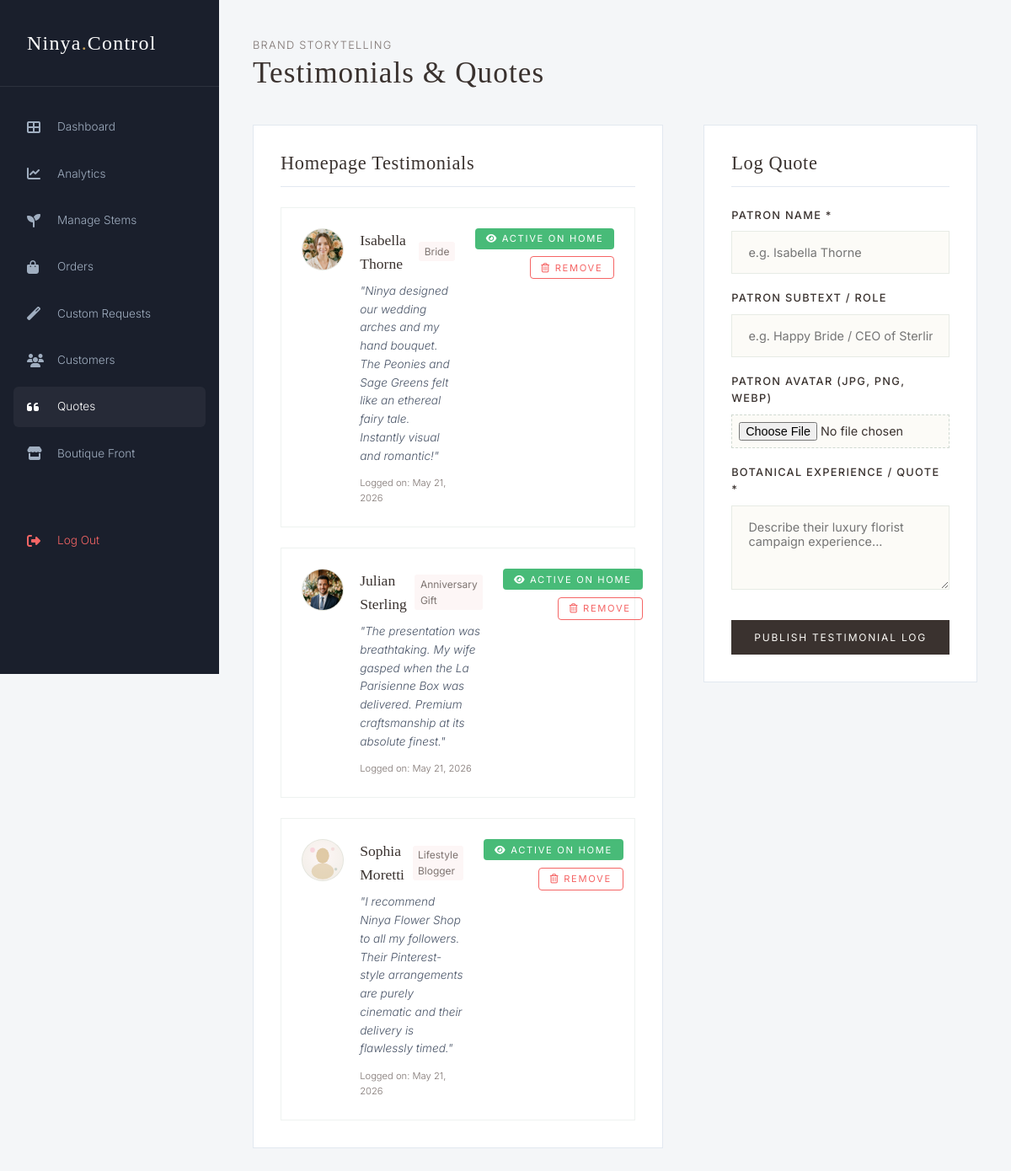
Screenshot of /admin/testimonials.php (signed in) with the database file from the repository.
### tables this page shows
CREATE TABLE testimonials (
    id INT AUTO_INCREMENT PRIMARY KEY,
    name VARCHAR(100) NOT NULL,
    role VARCHAR(100) NULL,
    quote TEXT NOT NULL,
    avatar_url VARCHAR(255) NULL,
    is_active TINYINT(1) DEFAULT 1,
    created_at TIMESTAMP DEFAULT CURRENT_TIMESTAMP
);

### includes/helpers.php (called while the page is built, shortened)
<?php
function e($val) {
    return htmlspecialchars($val ?? '', ENT_QUOTES, 'UTF-8');
}

### admin/testimonials.php (the view, shortened to what this page needs)
<?php
require_once __DIR__ . '/../includes/helpers.php';
require_once __DIR__ . '/../includes/auth.php';
$testimonials = [];
try {
    $stmt = $pdo->query("SELECT * FROM testimonials ORDER BY created_at DESC");
    $testimonials = $stmt->fetchAll();
} catch (PDOException $e) {
    $testimonials = [];
}
?>
<!DOCTYPE html>
<html lang="en">
<head>
    <link rel="stylesheet" href="../assets/css/main.css">
    <link rel="stylesheet" href="../assets/css/admin.css">
</head>
<body class="admin-body">
    <div class="admin-layout">
        <aside class="admin-sidebar">
            <div class="admin-sidebar-header">
                Ninya<span>.</span>Control
            </div>
            <ul class="admin-menu">
                <li><a href="dashboard.php" class="admin-menu-link"><i class="fas fa-th-large"></i> <span>Dashboard</span></a></li>
                <li><a href="analytics.php" class="admin-menu-link"><i class="fas fa-chart-line"></i> <span>Analytics</span></a></li>
                <li><a href="bouquets.php" class="admin-menu-link"><i class="fas fa-seedling"></i> <span>Manage Stems</span></a></li>
                <li><a href="orders.php" class="admin-menu-link"><i class="fas fa-shopping-bag"></i> <span>Orders</span></a></li>
                <li><a href="custom-requests.php" class="admin-menu-link"><i class="fas fa-magic"></i> <span>Custom Requests</span></a></li>
                <li><a href="customers.php" class="admin-menu-link"><i class="fas fa-users"></i> <span>Customers</span></a></li>
                <li><a href="testimonials.php" class="admin-menu-link active"><i class="fas fa-quote-left"></i> <span>Quotes</span></a></li>
                <li><a href="../index.php" class="admin-menu-link"><i class="fas fa-store"></i> <span>Boutique Front</span></a></li>
                <li><a href="../logout.php" class="admin-menu-link" style="margin-top: 3rem; color: #f56565;"><i class="fas fa-sign-out-alt"></i> <span>Log Out</span></a></li>
            </ul>
        </aside>
        <main class="admin-content">
            <header class="admin-header">
                <div>
                    <span style="font-size: 0.8rem; text-transform: uppercase; letter-spacing: 0.1em; color: var(--text-muted);">Brand Storytelling</span>
                    <h1 class="admin-title">Testimonials & Quotes</h1>
                </div>
            </header>
            <div style="display: grid; grid-template-columns: 1.5fr 1fr; gap: 3rem; align-items: start;">
                <div class="admin-card">
                    <h3 style="font-family: var(--font-serif); font-size: 1.4rem; color: var(--text-charcoal); border-bottom: 1px solid var(--admin-border); padding-bottom: 0.8rem; margin-bottom: 1.5rem;">
                        Homepage Testimonials
                    </h3>
                    <div style="display: flex; flex-direction: column; gap: 1.5rem;">
                        <?php if (!empty($testimonials)): ?>
                            <?php foreach ($testimonials as $test): ?>
                                <div style="border: var(--border-soft); background-color: var(--bg-white); padding: 1.5rem; display: flex; gap: 1.5rem; justify-content: space-between; align-items: start;">
                                    <div style="display: flex; gap: 1.2rem; align-items: start;">
                                        <div style="width: 50px; height: 50px; border-radius: 50%; overflow: hidden; background-color: var(--champagne); flex-shrink: 0; border: var(--border-soft);">
                                            <img src="../<?php echo e($test['avatar_url'] ?: 'assets/images/testimonial_1.jpg'); ?>" alt="" style="width: 100%; height: 100%; object-fit: cover;">
                                        </div>
                                        <div>
                                            <div style="font-family: var(--font-serif); font-size: 1.1rem; color: var(--text-charcoal); font-weight: 500; display: flex; align-items: center; gap: 0.6rem;">
                                                <?php echo e($test['name']); ?>
                                                <?php if ($test['role']): ?>
                                                    <span style="font-family: var(--font-sans); font-size: 0.75rem; font-weight: normal; color: var(--text-muted); background-color: var(--primary-blush); padding: 0.1rem 0.4rem; border-radius: 3px;"><?php echo e($test['role']); ?></span>
                                                <?php endif; ?>
                                            </div>
                                            <p style="font-size: 0.85rem; font-style: italic; color: #4A5568; line-height: 1.6; margin-top: 0.5rem; position: relative;">
                                                "<?php echo e($test['quote']); ?>"
                                            </p>
                                            <span style="font-size: 0.7rem; color: var(--text-muted); display: block; margin-top: 0.8rem;">Logged on: <?php echo date('M d, Y', strtotime($test['created_at'])); ?></span>
                                        </div>
                                    </div>
                                    <div style="display: flex; flex-direction: column; gap: 0.5rem; flex-shrink: 0; align-items: flex-end;">
                                        <form action="testimonials.php" method="POST">
                                            <?php if ($test['is_active'] === 1): ?>
                                                <button type="submit" class="btn" style="background-color: var(--success); color: var(--bg-white); font-size: 0.7rem; padding: 0.35rem 0.8rem; border-radius: 4px; display: flex; align-items: center; gap: 0.3rem;">
                                                    <i class="fas fa-eye"></i> Active on Home
                                                </button>
                                            <?php else: ?>
                                                <button type="submit" class="btn" style="background-color: var(--text-muted); color: var(--bg-white); font-size: 0.7rem; padding: 0.35rem 0.8rem; border-radius: 4px; display: flex; align-items: center; gap: 0.3rem;">
                                                    <i class="fas fa-eye-slash"></i> Hidden
                                                </button>
                                            <?php endif; ?>
                                        </form>
                                        <form action="testimonials.php" method="POST" onsubmit="return confirm('Are you sure you want to permanently remove this quote from your site?');">
                                            <button type="submit" class="btn" style="background-color: transparent; border: 1px solid var(--danger); color: var(--danger); font-size: 0.7rem; padding: 0.35rem 0.8rem; border-radius: 4px;">
                                                <i class="far fa-trash-alt"></i> Remove
                                            </button>
                                        </form>
                                    </div>
                                </div>
                            <?php endforeach; ?>
                        <?php else: ?>
                            <div style="text-align: center; color: var(--text-muted); font-style: italic; padding: 3rem;">
                                No testimonials have been registered.
                            </div>
                        <?php endif; ?>
                    </div>
                </div>
                <div class="admin-card">
                    <h3 style="font-family: var(--font-serif); font-size: 1.4rem; color: var(--text-charcoal); border-bottom: 1px solid var(--admin-border); padding-bottom: 0.8rem; margin-bottom: 1.5rem;">
                        Log Quote
                    </h3>
                    <form action="testimonials.php" method="POST" enctype="multipart/form-data">
                        <div class="form-group" style="margin-bottom: 1.2rem;">
                            <label class="form-label" for="name">Patron Name *</label>
                            <input type="text" id="name" name="name" required placeholder="e.g. Isabella Thorne" class="form-control" style="background-color: var(--bg-warm);">
                        </div>
                        <div class="form-group" style="margin-bottom: 1.2rem;">
                            <label class="form-label" for="role">Patron Subtext / Role</label>
                            <input type="text" id="role" name="role" placeholder="e.g. Happy Bride / CEO of Sterling Corp" class="form-control" style="background-color: var(--bg-warm);">
                        </div>
                        <div class="form-group" style="margin-bottom: 1.2rem;">
                            <label class="form-label" for="avatar">Patron Avatar (JPG, PNG, WEBP)</label>
                            <input type="file" id="avatar" name="avatar" class="form-control" style="border: 1px dashed rgba(143,168,155,0.4); padding: 0.5rem; background-color: var(--bg-warm);">
                        </div>
                        <div class="form-group" style="margin-bottom: 1.8rem;">
                            <label class="form-label" for="quote">Botanical Experience / Quote *</label>
                            <textarea id="quote" name="quote" required placeholder="Describe their luxury florist campaign experience..." class="form-control" style="background-color: var(--bg-warm); min-height: 100px;"></textarea>
                        </div>
                        <button type="submit" class="btn btn-primary" style="display: block; width: 100%; font-size: 0.75rem; padding: 0.8rem;">
                            Publish Testimonial Log
                        </button>
                    </form>
                </div>
            </div>
        </main>
    </div>
    <link rel="stylesheet" href="https://cdnjs.cloudflare.com/ajax/libs/font-awesome/6.4.0/css/all.min.css">
</body>
</html>

### assets/css/main.css (style rules this page uses)
:root { --bg-warm: #FCFBF7; --bg-white: #FFFFFF; --primary-blush: #FDF6F6; --accent-blush: #F6D6D6; --sage-green: #8FA89B; --sage-light: #EBF1EB; --champagne: #F3EFE9; --gold: #C5A059; --gold-hover: #D4AF37; --text-charcoal: #3A322F; --text-muted: #7E7471; --text-white: #FFFFFF; --shadow-soft: 0 10px 30px rgba(58, 50, 47, 0.04); --shadow-hover: 0 15px 40px rgba(58, 50, 47, 0.09); --border-soft: 1px solid rgba(143, 168, 155, 0.15); --border-beige: 1px solid rgba(243, 239, 233, 0.9); --font-serif: 'Cormorant Garamond', Georgia, serif; --font-sans: 'Inter', system-ui, -apple-system, sans-serif; --transition-smooth: all 0.5s cubic-bezier(0.25, 1, 0.5, 1); --transition-fast: all 0.25s ease; }
* { box-sizing: border-box; margin: 0; padding: 0; }
body { background-color: var(--bg-warm); color: var(--text-charcoal); font-family: var(--font-sans); font-weight: 300; line-height: 1.6; -webkit-font-smoothing: antialiased; overflow-x: hidden; }
h1, h2, h3, h4, h5, h6 { font-family: var(--font-serif); font-weight: 400; letter-spacing: 0.03em; line-height: 1.2; }
a { color: inherit; text-decoration: none; transition: var(--transition-fast); }
button, input, select, textarea { font-family: inherit; font-size: inherit; color: inherit; outline: none; }
.btn { display: inline-block; padding: 0.9rem 2.2rem; font-size: 0.85rem; letter-spacing: 0.15em; text-transform: uppercase; border: none; cursor: pointer; transition: var(--transition-smooth); border-radius: 0; position: relative; overflow: hidden; text-align: center; }
.btn-primary { background-color: var(--text-charcoal); color: var(--bg-warm); }
.form-group { margin-bottom: 1.5rem; }
.form-label { display: block; font-size: 0.8rem; text-transform: uppercase; letter-spacing: 0.1em; margin-bottom: 0.5rem; color: var(--text-charcoal); font-weight: 500; }
.form-control { width: 100%; padding: 1rem 1.2rem; background-color: var(--bg-white); border: 1px solid rgba(143, 168, 155, 0.2); font-size: 0.9rem; color: var(--text-charcoal); transition: var(--transition-fast); }
textarea.form-control { resize: vertical; min-height: 120px; }

### assets/css/admin.css (style rules this page uses)
:root { --admin-bg: #F4F6F8; --admin-sidebar-bg: #1A1F2C; --admin-text-light: #A0AEC0; --admin-border: #E2E8F0; --success: #48BB78; --warning: #ECC94B; --danger: #F56565; --info: #4299E1; }
body.admin-body { background-color: var(--admin-bg); color: #2D3748; }
.admin-layout { display: flex; min-height: 100vh; }
.admin-sidebar { width: 260px; background-color: var(--admin-sidebar-bg); color: var(--bg-white); display: flex; flex-direction: column; position: fixed; height: 100vh; left: 0; top: 0; z-index: 100; }
.admin-sidebar-header { padding: 2rem; font-family: var(--font-serif); font-size: 1.5rem; letter-spacing: 0.05em; border-bottom: 1px solid rgba(255,255,255,0.08); }
.admin-sidebar-header span { color: var(--gold); }
.admin-menu { list-style: none; padding: 1.5rem 1rem; display: flex; flex-direction: column; gap: 0.5rem; }
.admin-menu-link { display: flex; align-items: center; gap: 1rem; padding: 0.8rem 1rem; font-size: 0.85rem; color: var(--admin-text-light); border-radius: 6px; transition: var(--transition-fast); }
.admin-menu-link:hover, .admin-menu-link.active { background-color: rgba(255,255,255,0.05); color: var(--bg-white); }
.admin-menu-link i { font-size: 1rem; width: 20px; }
.admin-content { flex: 1; margin-left: 260px; padding: 2.5rem; min-width: 0; }
.admin-header { display: flex; justify-content: space-between; align-items: center; margin-bottom: 2.5rem; }
.admin-title { font-size: 2.2rem; font-weight: 400; color: var(--text-charcoal); }
.admin-card { background: var(--bg-white); border: 1px solid var(--admin-border); padding: 2rem; margin-bottom: 2rem; }

### rows the page displays
testimonials: avatar_url (picture), name "Isabella Thorne", role "Bride", quote "Ninya designed our wedding arches and my hand bouquet. The Peonies and Sage Greens felt like an ethereal fairy tale. Instantly visual and romantic!", created_at "May 21, 2026", is_active 1 (drawn)
testimonials: avatar_url (picture), name "Julian Sterling", role "Anniversary Gift", quote "The presentation was breathtaking. My wife gasped when the La Parisienne Box was delivered. Premium craftsmanship at its absolute finest.", created_at "May 21, 2026", is_active 1 (drawn)
testimonials: avatar_url (picture), name "Sophia Moretti", role "Lifestyle Blogger", quote "I recommend Ninya Flower Shop to all my followers. Their Pinterest-style arrangements are purely cinematic and their delivery is flawlessly timed.", created_at "May 21, 2026", is_active 1 (drawn)
